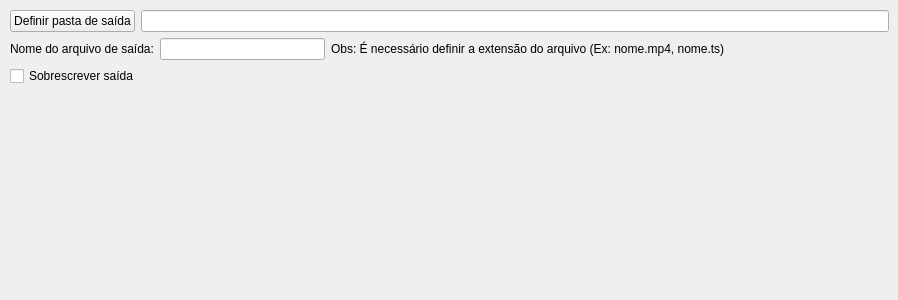
         <widget class="QWidget" name="tab_2">
          <attribute name="title">
           <string>Saída</string>
          </attribute>
          <widget class="QWidget" name="layoutWidget">
           <property name="geometry">
            <rect>
             <x>10</x>
             <y>10</y>
             <width>879</width>
             <height>281</height>
            </rect>
           </property>
           <layout class="QVBoxLayout" name="verticalLayout_15">
            <item>
             <layout class="QHBoxLayout" name="horizontalLayout_2">
              <item>
               <widget class="QPushButton" name="saida_1">
                <property name="text">
                 <string>Definir pasta de saída</string>
                </property>
               </widget>
              </item>
              <item>
               <widget class="QLineEdit" name="tex_saida_1"/>
              </item>
             </layout>
            </item>
            <item>
             <layout class="QHBoxLayout" name="horizontalLayout_3">
              <item>
               <widget class="QLabel" name="label_3">
                <property name="text">
                 <string>Nome do arquivo de saída:</string>
                </property>
               </widget>
              </item>
              <item>
               <widget class="QLineEdit" name="nome_saida"/>
              </item>
              <item>
               <widget class="QLabel" name="label_20">
                <property name="text">
                 <string>Obs: É necessário definir a extensão do arquivo (Ex: nome.mp4, nome.ts)</string>
                </property>
               </widget>
              </item>
              <item>
               <spacer name="horizontalSpacer_10">
                <property name="orientation">
                 <enum>Qt::Horizontal</enum>
                </property>
                <property name="sizeHint" stdset="0">
                 <size>
                  <width>40</width>
                  <height>20</height>
                 </size>
                </property>
               </spacer>
              </item>
             </layout>
            </item>
            <item>
             <layout class="QHBoxLayout" name="horizontalLayout_28">
              <item>
               <widget class="QCheckBox" name="saida_sobrescrever">
                <property name="text">
                 <string>Sobrescrever saída</string>
                </property>
               </widget>
              </item>
              <item>
               <spacer name="horizontalSpacer_50">
                <property name="orientation">
                 <enum>Qt::Horizontal</enum>
                </property>
                <property name="sizeHint" stdset="0">
                 <size>
                  <width>40</width>
                  <height>20</height>
                 </size>
                </property>
               </spacer>
              </item>
             </layout>
            </item>
            <item>
             <spacer name="verticalSpacer">
              <property name="orientation">
               <enum>Qt::Vertical</enum>
              </property>
              <property name="sizeHint" stdset="0">
               <size>
                <width>20</width>
                <height>40</height>
               </size>
              </property>
             </spacer>
            </item>
           </layout>
          </widget>
         </widget>
